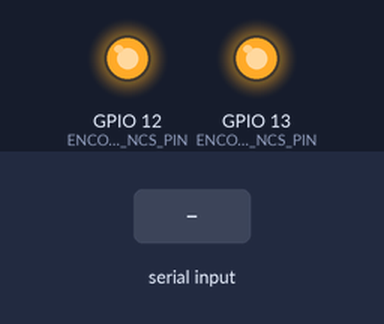
Bench run of a sketch on a simulated ESP32. On the bench: output pins drawn as LEDs (lit = HIGH). The test bench sets the inputs (shaded band). Pins used as bus, display or sensor lines are not drawn; what the sketch prints to the serial monitor is not drawn.

Above: at 1.2 s.
1.3 s: "90,45\n" received over Serial
Timing chart, 0 to 31.5 s (numbered marks = the images above; inputs shaded):
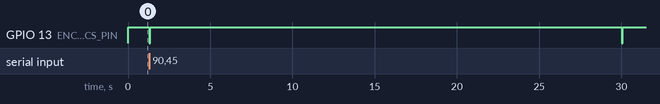

Measured:
- after the input at 1.3 s, GPIO 13 (ENCODER_AZ_NCS_PIN): alternates HIGH for 28.7 s and LOW for 0.05 s, starting at once

The sketch:

test_steppers_and_encoders_directions_PCB.ino
```cpp
#include <SPI.h>

#define HWSerial Serial

#define SERIAL_BAUDRATE 115200


#define ENCODERS_MAX pow(2, 20) - 1

#define ZERO 0x00

#define STEP_DURATION_AZ_MS 20
#define STEP_DURATION_ALT_MS 30

//#define High(pin) digitalWriteFast(pin, HIGH)
//#define Low(pin) digitalWriteFast(pin, LOW)
#define High(pin) digitalWrite(pin, HIGH)
#define Low(pin) digitalWrite(pin, LOW)
//#define High(pin) GPIO.out_w1ts = ((uint32_t)1 << pin);
//#define Low(pin) GPIO.out_w1tc = ((uint32_t)1 << pin);

#define LED_On digitalWrite(LED_BUILTIN, HIGH);
#define LED_Off digitalWrite(LED_BUILTIN, LOW);


#define STEPPER_ALT_STEP_PIN 32
#define STEPPER_ALT_DIR_PIN 33
#define STEPPER_ALT_ENABLE_PIN 25
#define STEPPER_ALT_BOOST_PIN 26
#define STEPPER_ALT_FAULT_PIN 27

#define ENCODER_ALT_NCS_PIN 12

#define STEPPER_AZ_STEP_PIN 17
#define STEPPER_AZ_DIR_PIN 16
#define STEPPER_AZ_ENABLE_PIN 4
#define STEPPER_AZ_BOOST_PIN 15
#define STEPPER_AZ_FAULT_PIN 14

#define ENCODER_AZ_NCS_PIN 13

void setup()
{

  SPI.begin();
  SPI.beginTransaction(SPISettings(1000000, MSBFIRST, SPI_MODE1));

  HWSerial.begin(SERIAL_BAUDRATE);

  HWSerial.println("hello");
  // init az

  pinMode(STEPPER_AZ_ENABLE_PIN, OUTPUT);
  pinMode(STEPPER_AZ_DIR_PIN, OUTPUT);
  pinMode(STEPPER_AZ_STEP_PIN, OUTPUT);
  pinMode(STEPPER_AZ_BOOST_PIN, OUTPUT);
  pinMode(STEPPER_AZ_FAULT_PIN, INPUT_PULLUP);

  High(STEPPER_AZ_ENABLE_PIN);
  High(STEPPER_AZ_DIR_PIN); // DIR pin HIGH turns clockwise when looking from above

  pinMode(ENCODER_AZ_NCS_PIN, OUTPUT);
  High(ENCODER_AZ_NCS_PIN);

  // init alt

  pinMode(STEPPER_ALT_ENABLE_PIN, OUTPUT);
  pinMode(STEPPER_ALT_DIR_PIN, OUTPUT);
  pinMode(STEPPER_ALT_STEP_PIN, OUTPUT);
  pinMode(STEPPER_ALT_BOOST_PIN, OUTPUT);
  pinMode(STEPPER_ALT_FAULT_PIN, INPUT_PULLUP);

  High(STEPPER_ALT_ENABLE_PIN);
  High(STEPPER_ALT_DIR_PIN); // DIR pin HIGH lower the dish

  pinMode(ENCODER_ALT_NCS_PIN, OUTPUT);
  High(ENCODER_ALT_NCS_PIN);


  // HWSerial.println("begin turn forward az");

  // for (int i = 0; i < 200*25600; i++)
  // {
  //     step_forward_az();
  // }

  // HWSerial.println("finished turn forward az");

  // HWSerial.println("begin quarter turn forward alt");

  // for (int i = 0; i < 140*12800/4; i++)
  // {
  //     step_forward_alt();
  // }

  // HWSerial.println("finished quarter turn forward alt");

  //flush serial
  while (HWSerial.available() > 0) {
    HWSerial.read();
  }

}

int i = 0;

void loop()
{
  HWSerial.println("<az degrees to move> <elev degrees to move>");
  HWSerial.println("example");
  HWSerial.println("45.0 -30.0");

  float angle_az = 0.0;
  float angle_elev = 0.0;

  while (HWSerial.available() <= 0) {
    delay(50);
  }


  angle_az = HWSerial.parseFloat();
  angle_elev = HWSerial.parseFloat();
  HWSerial.println(angle_az);
  HWSerial.println(angle_elev);

  //flush serial
  while (HWSerial.available() > 0) {
    HWSerial.read();
  }

  HWSerial.println("Start moving");
  encoders_print();

    int step_az_count = 200.0 * 12800.0 * abs(angle_az) / 360.0;
    int step_elev_count = 140.0 * 25600.0 * abs(angle_elev) / 360.0;

    int max_step_count = max (step_az_count, step_elev_count);
    int max_step_duration = max (STEP_DURATION_AZ_MS, STEP_DURATION_ALT_MS);

    if (angle_az > 0.0) {
      High(STEPPER_AZ_DIR_PIN);

    } else {
      Low(STEPPER_AZ_DIR_PIN);
    }
    if (angle_elev > 0.0) {
      High(STEPPER_ALT_DIR_PIN);

    } else {
      Low(STEPPER_ALT_DIR_PIN);
    }


    for (int j = 0; j < max_step_count; j++) {

      if(step_az_count > 0){
        High(STEPPER_AZ_STEP_PIN);
        step_az_count--;
      }
      if(step_elev_count > 0){
        High(STEPPER_ALT_STEP_PIN);
        step_elev_count--;
      }
      delayMicroseconds(max_step_duration / 2);
      Low(STEPPER_AZ_STEP_PIN);
      Low(STEPPER_ALT_STEP_PIN);
      delayMicroseconds(max_step_duration / 2);
    }


  HWSerial.println("Finished moving");
  encoders_print();

  HWSerial.println("\n");


  // encoders_print();
  // delay(50);

  // LED_On;
  // delay(200);
  // LED_Off
  // delay(200);

  // step_az();
  // i++;

  // if( (i % 100) == 0){
  //     HWSerial.println(i);
  // }
}

// todo draft:
// 16 first bits are for multi-turn counter
// 20 first bits are for angular position

void encoders_print()
{

  //-------- AZ -------------

  Low(ENCODER_AZ_NCS_PIN);

  delayMicroseconds(10);

  uint32_t first_word = 0;
  uint32_t second_word = 0;
  uint32_t third_word = 0;

  for (int i = 0; i < 1; i++) {
    first_word = SPI.transfer16(ZERO);
    second_word = SPI.transfer16(ZERO);
    third_word = SPI.transfer16(ZERO);
    delay(50);
  }

  High(ENCODER_AZ_NCS_PIN);

  uint32_t pos_dec = (second_word << 4) + (third_word >> 12);
  float pos_deg = (pos_dec * 360.0) / ENCODERS_MAX;

  HWSerial.print("az encoder deg ");
  HWSerial.println(pos_deg);
  HWSerial.print("az encoder dec ");
  HWSerial.println(pos_dec);
  HWSerial.print("az encoder turn counter (first word) ");
  HWSerial.println(first_word);

  HWSerial.println();

  //-------------- ALT ------------

      Low(ENCODER_ALT_NCS_PIN);

      delayMicroseconds(10);

      second_word = SPI.transfer16(ZERO);
      third_word = SPI.transfer16(ZERO);

      High(ENCODER_ALT_NCS_PIN);

      pos_dec = (second_word << 4) + (third_word >> 12);

      pos_deg = (pos_dec * 360.0) / ENCODERS_MAX;

      HWSerial.print("alt encoder deg ");
      HWSerial.println(pos_deg);

      HWSerial.print("alt encoder dec ");
      HWSerial.println(pos_dec);

      HWSerial.println();

  HWSerial.println("------------------------------------------");
}

void step_az()
{
  High(STEPPER_AZ_STEP_PIN);
  delayMicroseconds(STEP_DURATION_AZ_MS / 2);
  Low(STEPPER_AZ_STEP_PIN);
  delayMicroseconds(STEP_DURATION_AZ_MS / 2);
}

void step_alt()
{
  High(STEPPER_ALT_STEP_PIN);
  delayMicroseconds(STEP_DURATION_ALT_MS / 2);
  Low(STEPPER_ALT_STEP_PIN);
  delayMicroseconds(STEP_DURATION_ALT_MS / 2);
}
```
